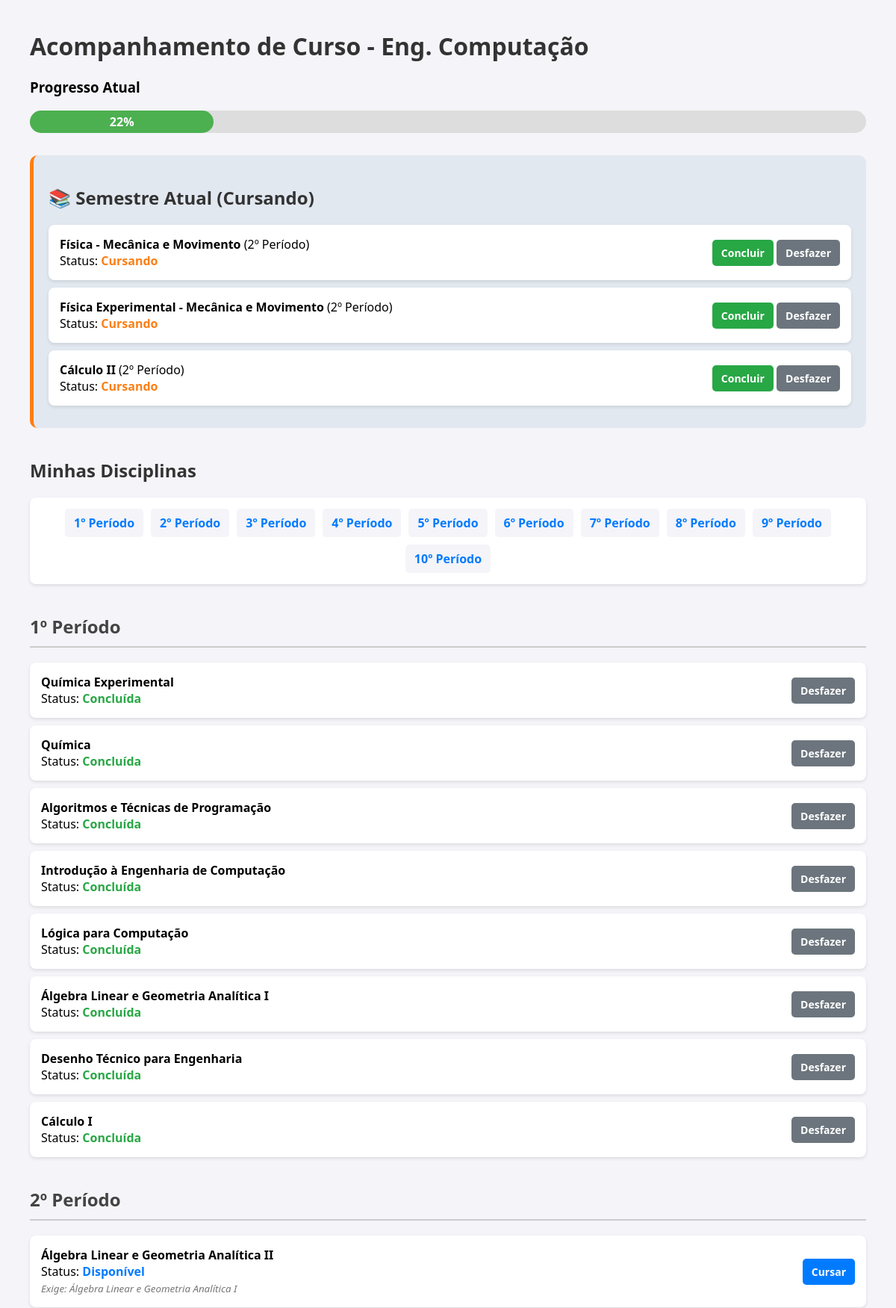
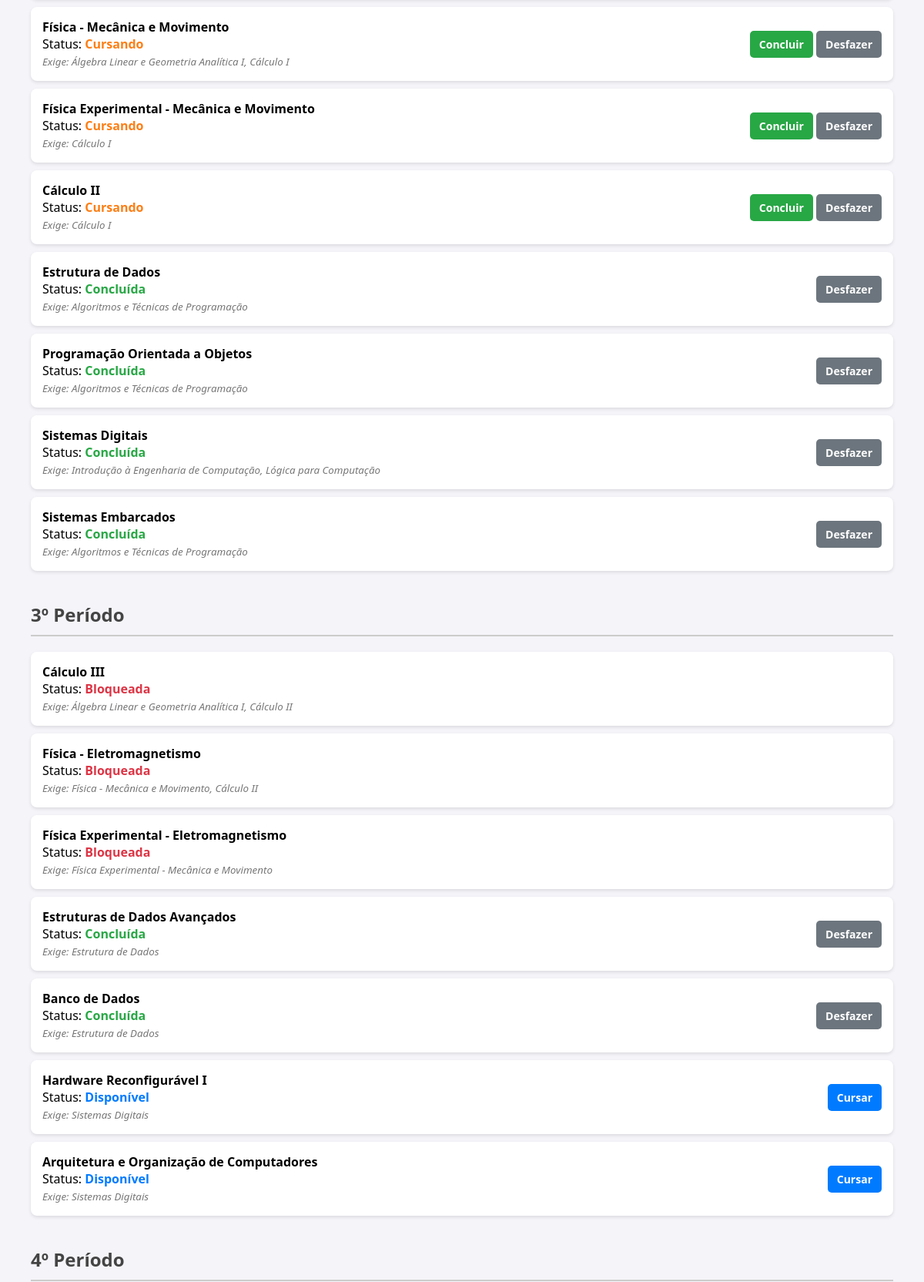
The page / (upper part) on the database its author committed (2 pictures, top to bottom).
### tables this page shows
CREATE TABLE disciplinas (
            id TEXT PRIMARY KEY,
            nome TEXT,
            periodo INTEGER,
            status TEXT
        );

### app.py (the view)
@app.route('/')
def index():
    conn = sqlite3.connect('banco.db')
    conn.row_factory = sqlite3.Row
    cursor = conn.cursor()
    cursor.execute('SELECT * FROM disciplinas ORDER BY periodo, id')
    disciplinas_bd = cursor.fetchall()
    cursor.execute('SELECT * FROM pre_requisitos')
    pre_requisitos = cursor.fetchall()
    conn.close()
    requisitos_dit = {}
    for req in pre_requisitos:
        disc_id = req['disciplina_id']
        if disc_id not in requisitos_dit:
            requisitos_dit[disc_id] = []
        requisitos_dit[disc_id].append(req['requisito_id'])
    concluidas_ids = [d['id'] for d in disciplinas_bd if d['status'] == 'Concluída']
    nomes_disciplinas = {d['id']: d['nome'] for d in disciplinas_bd}
    disciplinas_processadas = []
    for d in disciplinas_bd:
        materia = dict(d)
        reqs_desta_materia = requisitos_dit.get(materia['id'], [])
        nomes_reqs = [nomes_disciplinas.get(req, req) for req in reqs_desta_materia]
        materia['nomes_prerequisitos'] = ", ".join(nomes_reqs)
        if materia['status'] == 'Pendente':
            if not reqs_desta_materia:
                materia['status'] = 'Disponível'
            else:
                pode_cursar = all(req in concluidas_ids for req in reqs_desta_materia)
                if pode_cursar:
                    materia['status'] = 'Disponível'
                else:
                    materia['status'] = 'Bloqueada'
        disciplinas_processadas.append(materia)
    total = len(disciplinas_processadas)
    concluidas = len(concluidas_ids)
    porcentagem = int((concluidas / total) * 100) if total > 0 else 0
    disciplinas_por_periodo = {}
    for d in disciplinas_processadas:
        p = d['periodo']
        if p not in disciplinas_por_periodo:
            disciplinas_por_periodo[p] = []
        disciplinas_por_periodo[p].append(d)
    disciplinas_cursando = [d for d in disciplinas_processadas if d['status'] == 'Cursando']
    return render_template('index.html',
                           disciplinas_por_periodo=disciplinas_por_periodo,
                           disciplinas_cursando=disciplinas_cursando,
                           porcentagem=porcentagem)

### templates/index.html (shortened to what this page needs)
<!DOCTYPE html>
<html lang="pt-BR">
<head>
</head>
<body>
    <h1>Acompanhamento de Curso - Eng. Computação</h1>
    <h3>Progresso Atual</h3>
    <div class="progresso-container">
        <div class="progresso-barra" style="width: {{ porcentagem }}%;">{{ porcentagem }}%</div>
    </div>
    {% if disciplinas_cursando %}
    <div class="aba-cursando">
        <h2>📚 Semestre Atual (Cursando)</h2>
        {% for d in disciplinas_cursando %}
        <div class="card">
            <div>
                <strong>{{ d.nome }}</strong> ({{ d.periodo }}º Período) <br>
                Status: <span class="status-{{ d.status }}">{{ d.status }}</span>
            </div>
            <div>
                <a href="/atualizar/{{ d.id }}/Concluída" class="btn btn-concluir">Concluir</a>
                <a href="/atualizar/{{ d.id }}/Pendente" class="btn btn-desfazer">Desfazer</a>
            </div>
        </div>
        {% endfor %}
    </div>
    {% endif %}
    <h2>Minhas Disciplinas</h2>
    <div class="guia-periodos">
        {% for periodo in disciplinas_por_periodo.keys() %}
            <a href="#periodo-{{ periodo }}">{{ periodo }}º Período</a>
        {% endfor %}
    </div>
    {% for periodo, materias in disciplinas_por_periodo.items() %}
        <h2 id="periodo-{{ periodo }}" class="titulo-periodo">{{ periodo }}º Período</h2>
        {% for d in materias %}
        <div class="card">
            <div>
                <strong>{{ d.nome }}</strong> <br>
                Status: <span class="status-{{ d.status }}">{{ d.status }}</span>
                {% if d.nomes_prerequisitos %}
                    <br><small style="color: #777;"><i>Exige: {{ d.nomes_prerequisitos }}</i></small>
                {% endif %}
            </div>
            <div>
                {% if d.status == 'Disponível' %}
                    <a href="/atualizar/{{ d.id }}/Cursando" class="btn btn-cursar">Cursar</a>
                {% elif d.status == 'Cursando' %}
                    <a href="/atualizar/{{ d.id }}/Concluída" class="btn btn-concluir">Concluir</a>
                    <a href="/atualizar/{{ d.id }}/Pendente" class="btn btn-desfazer">Desfazer</a>
                {% elif d.status == 'Concluída' %}
                    <a href="/atualizar/{{ d.id }}/Pendente" class="btn btn-desfazer">Desfazer</a>
                {% endif %}
            </div>
        </div>
        {% endfor %}
    {% endfor %}
</body>
</html>

### templates/index.html (style rules this page uses)
html { scroll-behavior: smooth; }
body { font-family: 'Segoe UI', Tahoma, Geneva, Verdana, sans-serif; margin: 40px; background-color: #f4f4f9; }
h1, h2 { color: #333; }
.progresso-container { width: 100%; background-color: #ddd; border-radius: 20px; margin-bottom: 30px; }
.progresso-barra { height: 30px; background-color: #4CAF50; border-radius: 20px; text-align: center; line-height: 30px; color: white; font-weight: bold; transition: width 0.5s; }
.aba-cursando { background-color: #e2e8f0; padding: 20px; border-radius: 10px; margin-bottom: 40px; border-left: 5px solid #fd7e14; }
.titulo-periodo { margin-top: 40px; border-bottom: 2px solid #ccc; padding-bottom: 10px; color: #444; }
.guia-periodos { background: white; padding: 15px; border-radius: 8px; box-shadow: 0 2px 4px rgba(0,0,0,0.1); margin-bottom: 30px; display: flex; flex-wrap: wrap; gap: 10px; justify-content: center; }
.guia-periodos a { text-decoration: none; color: #007bff; font-weight: bold; padding: 8px 12px; border-radius: 5px; background-color: #f4f4f9; transition: 0.2s; }
.card { background: white; padding: 15px; margin-bottom: 10px; border-radius: 8px; box-shadow: 0 2px 4px rgba(0,0,0,0.1); display: flex; justify-content: space-between; align-items: center; }
.status-Concluída { color: #28a745; font-weight: bold; }
.status-Cursando { color: #fd7e14; font-weight: bold; }
.status-Disponível { color: #007bff; font-weight: bold; }
.status-Bloqueada { color: #dc3545; font-weight: bold; }
.btn { padding: 8px 12px; border-radius: 5px; text-decoration: none; font-size: 14px; font-weight: bold; color: white; cursor: pointer; transition: 0.2s; }
.btn-cursar { background-color: #007bff; }
.btn-concluir { background-color: #28a745; }
.btn-desfazer { background-color: #6c757d; }

### rows shown on the page
disciplinas: nome "Física - Mecânica e Movimento", periodo "2", status "Cursando", nomes_prerequisitos "Álgebra Linear e Geometria Analítica I, Cálculo I"
disciplinas: nome "Física Experimental - Mecânica e Movimento", status "Cursando", nome "Física Experimental - Mecânica e Movimento", status "Cursando", nomes_prerequisitos "Física Experimental - Mecânica e Movimento"
disciplinas: nome "Cálculo II", status "Cursando", nome "Cálculo II", status "Cursando"
disciplinas: nome "Química Experimental", status "Concluída"
disciplinas: nome "Química", status "Concluída"
disciplinas: nome "Algoritmos e Técnicas de Programação", status "Concluída", nomes_prerequisitos "Algoritmos e Técnicas de Programação" "Algoritmos e Técnicas de Programação" "Algoritmos e Técnicas de Programação"
disciplinas: nome "Introdução à Engenharia de Computação", status "Concluída"
disciplinas: nome "Lógica para Computação", status "Concluída"
disciplinas: nome "Álgebra Linear e Geometria Analítica I", status "Concluída", nomes_prerequisitos "Álgebra Linear e Geometria Analítica I"
disciplinas: nome "Desenho Técnico para Engenharia", status "Concluída"
disciplinas: nome "Cálculo I", status "Concluída", nomes_prerequisitos "Cálculo I" "Cálculo I"
disciplinas: nome "Álgebra Linear e Geometria Analítica II"
disciplinas: nome "Estrutura de Dados", status "Concluída", nomes_prerequisitos "Estrutura de Dados" "Estrutura de Dados"
disciplinas: nome "Programação Orientada a Objetos", status "Concluída"
disciplinas: nome "Sistemas Digitais", status "Concluída", nomes_prerequisitos "Introdução à Engenharia de Computação, Lógica para Computação", nomes_prerequisitos "Sistemas Digitais" "Sistemas Digitais"
disciplinas: nome "Sistemas Embarcados", status "Concluída"
disciplinas: nome "Cálculo III", status "Bloqueada", nomes_prerequisitos "Álgebra Linear e Geometria Analítica I, Cálculo II"
disciplinas: nome "Física - Eletromagnetismo", status "Bloqueada", nomes_prerequisitos "Física - Mecânica e Movimento, Cálculo II"
disciplinas: nome "Física Experimental - Eletromagnetismo"
disciplinas: nome "Estruturas de Dados Avançados", status "Concluída"
disciplinas: nome "Banco de Dados", status "Concluída"
disciplinas: nome "Hardware Reconfigurável I"
disciplinas: nome "Arquitetura e Organização de Computadores"

### other values the page prints
{{ porcentagem }} "22"
{{ d.periodo }} "2" "2"
{{ periodo }} "1" "2" "3" "4" "5" "6" "7" "8" "9" "10"
{{ periodo }} "1" "2" "3" "4"
{{ d.status }} "Disponível" "Bloqueada" "Disponível" "Disponível"
